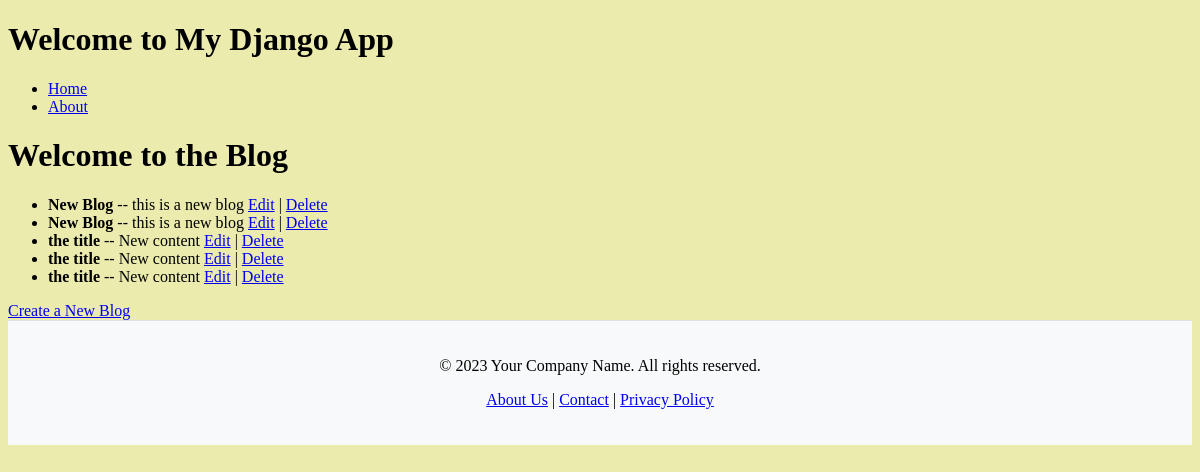
Page /blogs/ on the earlier database version.
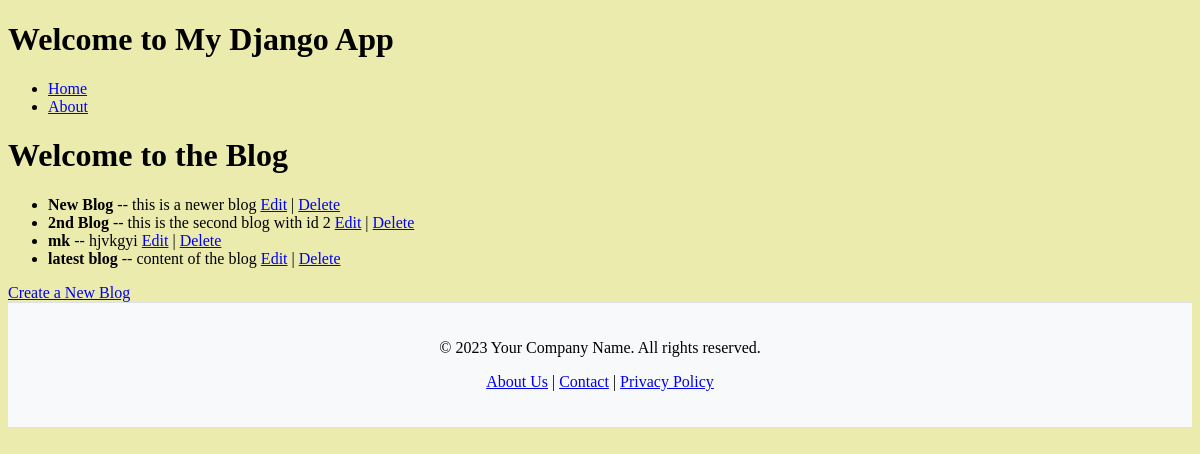
Same page on the later database version.
### blog/models.py (models this page shows)
class Blog(models.Model):
    user = models.ForeignKey(User, on_delete=models.CASCADE)
    title = models.CharField(max_length=50)
    content = models.TextField()
    timestamp = models.DateTimeField(auto_now_add=True)
    updated =  models.DateTimeField(auto_now=True)
    def __str__(self):
        return self.title

### blog/views.py (the view)
# urls.py: path('', home, name='index'),
def home(request):
    user = User.objects.get(id=1)
    blogs = Blog.objects.all()
    context = {
        "blogs": blogs,
        "user": user,
    }
    return render(request, "blog/index.html", context)

### templates/blog/index.html (shortened to what this page needs)
{% extends "blog/base.html" %}
{% block content %}
<header>
  <h1>Welcome to the Blog</h1>
</header>
<main>
  <ul>
    {% for blog in blogs %}
    <li>
      <strong>{{ blog }}</strong> -- {{ blog.content }}
      <a href="{% url 'blog:edit_blog' blog.id %}">Edit</a> |
      <a
        href="{% url 'blog:delete_blog' blog.id %}"
        onclick="return confirm('Are you sure you want to delete this blog?');"
        >Delete</a
      >
    </li>
    {% endfor %}
  </ul>
  <a href="{% url 'blog:create_blog' %}">Create a New Blog</a>
</main>
{% endblock %}

### templates/blog/base.html (shortened to what this page needs)
{% load static %}
<!DOCTYPE html>
<html lang="en">
  <head>
    <link rel="stylesheet" href="{% static 'css/style.css' %}" />
  </head>
  <body>
    <header>
      <h1>Welcome to My Django App</h1>
      <nav>
        <ul>
          <li><a href="{% url 'home' %}">Home</a></li>
          <li><a href="{% url 'blog:about' %}">About</a></li>
        </ul>
      </nav>
    </header>
    <main>{% block content %} {% endblock %}</main>
    {% include "blog/footer.html" %}
  </body>
</html>

### templates/blog/footer.html
<footer
  style="
    background-color: #f8f9fa;
    padding: 20px;
    text-align: center;
    border-top: 1px solid #dee2e6;
  "
>
  <p>&copy; 2023 Your Company Name. All rights reserved.</p>
  <p>
    <a href="/about">About Us</a> | <a href="/contact">Contact</a> |
    <a href="/privacy-policy">Privacy Policy</a>
  </p>
</footer>

### staticfiles/css/style.css (style rules this page uses)
body { background: rgb(235, 235, 174); }

Differences in the rows shown:
removed Blog: title "the title", content "New content"
removed Blog: title "the title", content "New content"
removed Blog: title "the title", content "New content"
changed Blog "New Blog": content "this is a new blog" → "this is a newer blog"
changed Blog: title "New Blog" → "2nd Blog"; content "this is a new blog" → "this is the second blog with id 2"
added Blog: title "mk", content "hjvkgyi"
added Blog: title "latest blog", content "content of the blog"
